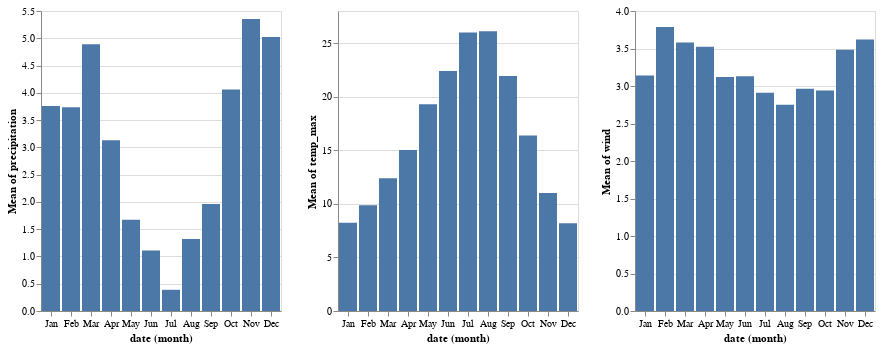

Notebook code for this chart:
### Markdown cell above
## Repeat chart

### Code cell
alt.Chart(weather).mark_bar().encode(
    x = alt.X('date:O', timeUnit='month'),
    y = alt.Y(alt.repeat('column'), aggregate='mean', type='quantitative')
).repeat(
    column = ['precipitation', 'temp_max', 'wind']
)

### Figure 1 — Vega-Lite specification as saved in the notebook (floating-point values rounded to 4 significant figures; data arrays with more than 128 entries replaced by an {"elided": "..."} marker saying what was removed)
{"config": {"view": {"continuousWidth": 300, "continuousHeight": 300}}, "repeat": {"column": ["precipitation", "temp_max", "wind"]}, "spec": {"data": {"name": "data-13ba8891ffc1c036fb4d1d254fdfb737"}, "mark": {"type": "bar"}, "encoding": {"x": {"field": "date", "timeUnit": "month", "type": "ordinal"}, "y": {"aggregate": "mean", "field": {"repeat": "column"}, "type": "quantitative"}}}, "$schema": "https://vega.github.io/schema/vega-lite/v5.8.0.json", "datasets": {"data-13ba8891ffc1c036fb4d1d254fdfb737": {"elided": "1461 records"}}}
